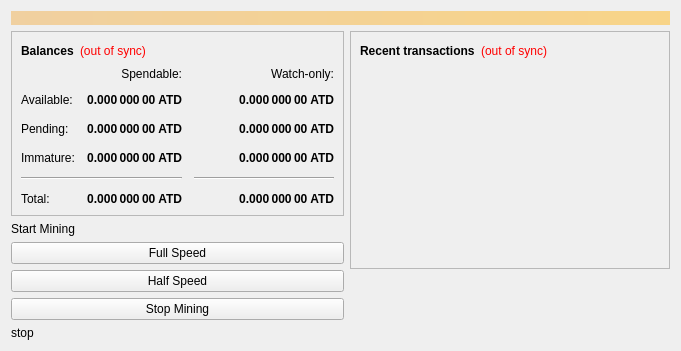
<?xml version="1.0" encoding="UTF-8"?>
<ui version="4.0">
 <class>OverviewPage</class>
 <widget class="QWidget" name="OverviewPage">
  <property name="geometry">
   <rect>
    <x>0</x>
    <y>0</y>
    <width>681</width>
    <height>342</height>
   </rect>
  </property>
  <property name="windowTitle">
   <string>Form</string>
  </property>
  <layout class="QVBoxLayout" name="topLayout">
   <item>
    <widget class="QLabel" name="labelAlerts">
     <property name="visible">
      <bool>false</bool>
     </property>
     <property name="styleSheet">
      <string notr="true">background-color: qlineargradient(x1: 0, y1: 0, x2: 1, y2: 0, stop:0 #F0D0A0, stop:1 #F8D488); color:#000000;</string>
     </property>
     <property name="wordWrap">
      <bool>true</bool>
     </property>
     <property name="margin">
      <number>3</number>
     </property>
    </widget>
   </item>
   <item>
    <layout class="QHBoxLayout" name="horizontalLayout" stretch="1,1">
     <item>
      <layout class="QVBoxLayout" name="verticalLayout_2">
       <item>
        <widget class="QFrame" name="frame">
         <property name="frameShape">
          <enum>QFrame::StyledPanel</enum>
         </property>
         <property name="frameShadow">
          <enum>QFrame::Raised</enum>
         </property>
         <layout class="QVBoxLayout" name="verticalLayout_4">
          <item>
           <layout class="QHBoxLayout" name="horizontalLayout_4">
            <item>
             <widget class="QLabel" name="label_5">
              <property name="font">
               <font>
                <weight>75</weight>
                <bold>true</bold>
               </font>
              </property>
              <property name="text">
               <string>Balances</string>
              </property>
             </widget>
            </item>
            <item>
             <widget class="QLabel" name="labelWalletStatus">
              <property name="cursor">
               <cursorShape>WhatsThisCursor</cursorShape>
              </property>
              <property name="toolTip">
               <string>The displayed information may be out of date. Your wallet automatically synchronizes with the EWK network after a connection is established, but this process has not completed yet.</string>
              </property>
              <property name="styleSheet">
               <string notr="true">QLabel { color: red; }</string>
              </property>
              <property name="text">
               <string notr="true">(out of sync)</string>
              </property>
              <property name="alignment">
               <set>Qt::AlignLeading|Qt::AlignLeft|Qt::AlignVCenter</set>
              </property>
             </widget>
            </item>
            <item>
             <spacer name="horizontalSpacer_3">
              <property name="orientation">
               <enum>Qt::Horizontal</enum>
              </property>
              <property name="sizeHint" stdset="0">
               <size>
                <width>40</width>
                <height>20</height>
               </size>
              </property>
             </spacer>
            </item>
           </layout>
          </item>
          <item>
           <layout class="QGridLayout" name="gridLayout">
            <property name="spacing">
             <number>12</number>
            </property>
            <item row="2" column="2">
             <widget class="QLabel" name="labelWatchPending">
              <property name="font">
               <font>
                <weight>75</weight>
                <bold>true</bold>
               </font>
              </property>
              <property name="cursor">
               <cursorShape>IBeamCursor</cursorShape>
              </property>
              <property name="toolTip">
               <string>Unconfirmed transactions to watch-only addresses</string>
              </property>
              <property name="text">
               <string notr="true">0.000 000 00 ATD</string>
              </property>
              <property name="alignment">
               <set>Qt::AlignRight|Qt::AlignTrailing|Qt::AlignVCenter</set>
              </property>
              <property name="textInteractionFlags">
               <set>Qt::LinksAccessibleByMouse|Qt::TextSelectableByKeyboard|Qt::TextSelectableByMouse</set>
              </property>
             </widget>
            </item>
            <item row="2" column="1">
             <widget class="QLabel" name="labelUnconfirmed">
              <property name="font">
               <font>
                <weight>75</weight>
                <bold>true</bold>
               </font>
              </property>
              <property name="cursor">
               <cursorShape>IBeamCursor</cursorShape>
              </property>
              <property name="toolTip">
               <string>Total of transactions that have yet to be confirmed, and do not yet count toward the spendable balance</string>
              </property>
              <property name="text">
               <string notr="true">0.000 000 00 ATD</string>
              </property>
              <property name="alignment">
               <set>Qt::AlignRight|Qt::AlignTrailing|Qt::AlignVCenter</set>
              </property>
              <property name="textInteractionFlags">
               <set>Qt::LinksAccessibleByMouse|Qt::TextSelectableByKeyboard|Qt::TextSelectableByMouse</set>
              </property>
             </widget>
            </item>
            <item row="3" column="2">
             <widget class="QLabel" name="labelWatchImmature">
              <property name="font">
               <font>
                <weight>75</weight>
                <bold>true</bold>
               </font>
              </property>
              <property name="cursor">
               <cursorShape>IBeamCursor</cursorShape>
              </property>
              <property name="toolTip">
               <string>Mined balance in watch-only addresses that has not yet matured</string>
              </property>
              <property name="text">
               <string notr="true">0.000 000 00 ATD</string>
              </property>
              <property name="alignment">
               <set>Qt::AlignRight|Qt::AlignTrailing|Qt::AlignVCenter</set>
              </property>
              <property name="textInteractionFlags">
               <set>Qt::LinksAccessibleByMouse|Qt::TextSelectableByKeyboard|Qt::TextSelectableByMouse</set>
              </property>
             </widget>
            </item>
            <item row="4" column="0" colspan="2">
             <widget class="Line" name="line">
              <property name="orientation">
               <enum>Qt::Horizontal</enum>
              </property>
             </widget>
            </item>
            <item row="4" column="2">
             <widget class="Line" name="lineWatchBalance">
              <property name="sizePolicy">
               <sizepolicy hsizetype="Preferred" vsizetype="Fixed">
                <horstretch>0</horstretch>
                <verstretch>0</verstretch>
               </sizepolicy>
              </property>
              <property name="minimumSize">
               <size>
                <width>140</width>
                <height>0</height>
               </size>
              </property>
              <property name="orientation">
               <enum>Qt::Horizontal</enum>
              </property>
             </widget>
            </item>
            <item row="5" column="0">
             <widget class="QLabel" name="labelTotalText">
              <property name="text">
               <string>Total:</string>
              </property>
             </widget>
            </item>
            <item row="3" column="1">
             <widget class="QLabel" name="labelImmature">
              <property name="font">
               <font>
                <weight>75</weight>
                <bold>true</bold>
               </font>
              </property>
              <property name="cursor">
               <cursorShape>IBeamCursor</cursorShape>
              </property>
              <property name="toolTip">
               <string>Mined balance that has not yet matured</string>
              </property>
              <property name="text">
               <string notr="true">0.000 000 00 ATD</string>
              </property>
              <property name="alignment">
               <set>Qt::AlignRight|Qt::AlignTrailing|Qt::AlignVCenter</set>
              </property>
              <property name="textInteractionFlags">
               <set>Qt::LinksAccessibleByMouse|Qt::TextSelectableByKeyboard|Qt::TextSelectableByMouse</set>
              </property>
             </widget>
            </item>
            <item row="2" column="3">
             <spacer name="horizontalSpacer_2">
              <property name="orientation">
               <enum>Qt::Horizontal</enum>
              </property>
              <property name="sizeHint" stdset="0">
               <size>
                <width>40</width>
                <height>20</height>
               </size>
              </property>
             </spacer>
            </item>
            <item row="3" column="0">
             <widget class="QLabel" name="labelImmatureText">
              <property name="text">
               <string>Immature:</string>
              </property>
             </widget>
            </item>
            <item row="5" column="1">
             <widget class="QLabel" name="labelTotal">
              <property name="font">
               <font>
                <weight>75</weight>
                <bold>true</bold>
               </font>
              </property>
              <property name="cursor">
               <cursorShape>IBeamCursor</cursorShape>
              </property>
              <property name="toolTip">
               <string>Your current total balance</string>
              </property>
              <property name="text">
               <string notr="true">0.000 000 00 ATD</string>
              </property>
              <property name="alignment">
               <set>Qt::AlignRight|Qt::AlignTrailing|Qt::AlignVCenter</set>
              </property>
              <property name="textInteractionFlags">
               <set>Qt::LinksAccessibleByMouse|Qt::TextSelectableByKeyboard|Qt::TextSelectableByMouse</set>
              </property>
             </widget>
            </item>
            <item row="5" column="2">
             <widget class="QLabel" name="labelWatchTotal">
              <property name="font">
               <font>
                <weight>75</weight>
                <bold>true</bold>
               </font>
              </property>
              <property name="cursor">
               <cursorShape>IBeamCursor</cursorShape>
              </property>
              <property name="toolTip">
               <string>Current total balance in watch-only addresses</string>
              </property>
              <property name="text">
               <string notr="true">0.000 000 00 ATD</string>
              </property>
              <property name="alignment">
               <set>Qt::AlignRight|Qt::AlignTrailing|Qt::AlignVCenter</set>
              </property>
              <property name="textInteractionFlags">
               <set>Qt::LinksAccessibleByMouse|Qt::TextSelectableByKeyboard|Qt::TextSelectableByMouse</set>
              </property>
             </widget>
            </item>
            <item row="0" column="2">
             <widget class="QLabel" name="labelWatchonly">
              <property name="text">
               <string>Watch-only:</string>
              </property>
              <property name="alignment">
               <set>Qt::AlignRight|Qt::AlignTrailing|Qt::AlignVCenter</set>
              </property>
             </widget>
            </item>
            <item row="1" column="0">
             <widget class="QLabel" name="labelBalanceText">
              <property name="text">
               <string>Available:</string>
              </property>
             </widget>
            </item>
            <item row="1" column="1">
             <widget class="QLabel" name="labelBalance">
              <property name="font">
               <font>
                <weight>75</weight>
                <bold>true</bold>
               </font>
              </property>
              <property name="cursor">
               <cursorShape>IBeamCursor</cursorShape>
              </property>
              <property name="toolTip">
               <string>Your current spendable balance</string>
              </property>
              <property name="text">
               <string notr="true">0.000 000 00 ATD</string>
              </property>
              <property name="alignment">
               <set>Qt::AlignRight|Qt::AlignTrailing|Qt::AlignVCenter</set>
              </property>
              <property name="textInteractionFlags">
               <set>Qt::LinksAccessibleByMouse|Qt::TextSelectableByKeyboard|Qt::TextSelectableByMouse</set>
              </property>
             </widget>
            </item>
            <item row="2" column="0">
             <widget class="QLabel" name="labelPendingText">
              <property name="text">
               <string>Pending:</string>
              </property>
             </widget>
            </item>
            <item row="1" column="2">
             <widget class="QLabel" name="labelWatchAvailable">
              <property name="font">
               <font>
                <weight>75</weight>
                <bold>true</bold>
               </font>
              </property>
              <property name="cursor">
               <cursorShape>IBeamCursor</cursorShape>
              </property>
              <property name="toolTip">
               <string>Your current balance in watch-only addresses</string>
              </property>
              <property name="text">
               <string notr="true">0.000 000 00 ATD</string>
              </property>
              <property name="alignment">
               <set>Qt::AlignRight|Qt::AlignTrailing|Qt::AlignVCenter</set>
              </property>
              <property name="textInteractionFlags">
               <set>Qt::LinksAccessibleByMouse|Qt::TextSelectableByKeyboard|Qt::TextSelectableByMouse</set>
              </property>
             </widget>
            </item>
            <item row="0" column="1">
             <widget class="QLabel" name="labelSpendable">
              <property name="text">
               <string>Spendable:</string>
              </property>
              <property name="alignment">
               <set>Qt::AlignRight|Qt::AlignTrailing|Qt::AlignVCenter</set>
              </property>
             </widget>
            </item>
           </layout>
          </item>
         </layout>
        </widget>
       </item>
       <item>
        <widget class="QLabel" name="mininglabel">
         <property name="text">
          <string>&lt;html&gt;&lt;head/&gt;&lt;body&gt;&lt;p&gt;Start Mining&lt;/p&gt;&lt;/body&gt;&lt;/html&gt;</string>
         </property>
        </widget>
       </item>
       <item>
        <widget class="QPushButton" name="fullmining">
         <property name="text">
          <string>Full Speed</string>
         </property>
        </widget>
       </item>
       <item>
        <widget class="QPushButton" name="halfmining">
         <property name="text">
          <string>Half Speed</string>
         </property>
        </widget>
       </item>
       <item>
        <widget class="QPushButton" name="stopmining">
         <property name="text">
          <string>Stop Mining</string>
         </property>
        </widget>
       </item>
       <item>
        <widget class="QLabel" name="miningstatus">
         <property name="text">
          <string>stop</string>
         </property>
        </widget>
       </item>
       <item>
        <spacer name="verticalSpacer">
         <property name="orientation">
          <enum>Qt::Vertical</enum>
         </property>
         <property name="sizeHint" stdset="0">
          <size>
           <width>20</width>
           <height>40</height>
          </size>
         </property>
        </spacer>
       </item>
      </layout>
     </item>
     <item>
      <layout class="QVBoxLayout" name="verticalLayout_3">
       <item>
        <widget class="QFrame" name="frame_2">
         <property name="frameShape">
          <enum>QFrame::StyledPanel</enum>
         </property>
         <property name="frameShadow">
          <enum>QFrame::Raised</enum>
         </property>
         <layout class="QVBoxLayout" name="verticalLayout">
          <item>
           <layout class="QHBoxLayout" name="horizontalLayout_2">
            <item>
             <widget class="QLabel" name="label_4">
              <property name="font">
               <font>
                <weight>75</weight>
                <bold>true</bold>
               </font>
              </property>
              <property name="text">
               <string>Recent transactions</string>
              </property>
             </widget>
            </item>
            <item>
             <widget class="QLabel" name="labelTransactionsStatus">
              <property name="cursor">
               <cursorShape>WhatsThisCursor</cursorShape>
              </property>
              <property name="toolTip">
               <string>The displayed information may be out of date. Your wallet automatically synchronizes with the EWK network after a connection is established, but this process has not completed yet.</string>
              </property>
              <property name="styleSheet">
               <string notr="true">QLabel { color: red; }</string>
              </property>
              <property name="text">
               <string notr="true">(out of sync)</string>
              </property>
              <property name="alignment">
               <set>Qt::AlignRight|Qt::AlignTrailing|Qt::AlignVCenter</set>
              </property>
             </widget>
            </item>
            <item>
             <spacer name="horizontalSpacer">
              <property name="orientation">
               <enum>Qt::Horizontal</enum>
              </property>
              <property name="sizeHint" stdset="0">
               <size>
                <width>40</width>
                <height>20</height>
               </size>
              </property>
             </spacer>
            </item>
           </layout>
          </item>
          <item>
           <widget class="QListView" name="listTransactions">
            <property name="styleSheet">
             <string notr="true">QListView { background: transparent; }</string>
            </property>
            <property name="frameShape">
             <enum>QFrame::NoFrame</enum>
            </property>
            <property name="verticalScrollBarPolicy">
             <enum>Qt::ScrollBarAlwaysOff</enum>
            </property>
            <property name="horizontalScrollBarPolicy">
             <enum>Qt::ScrollBarAlwaysOff</enum>
            </property>
            <property name="selectionMode">
             <enum>QAbstractItemView::NoSelection</enum>
            </property>
           </widget>
          </item>
         </layout>
        </widget>
       </item>
       <item>
        <spacer name="verticalSpacer_2">
         <property name="orientation">
          <enum>Qt::Vertical</enum>
         </property>
         <property name="sizeHint" stdset="0">
          <size>
           <width>20</width>
           <height>40</height>
          </size>
         </property>
        </spacer>
       </item>
      </layout>
     </item>
    </layout>
   </item>
  </layout>
 </widget>
 <resources/>
 <connections/>
</ui>
